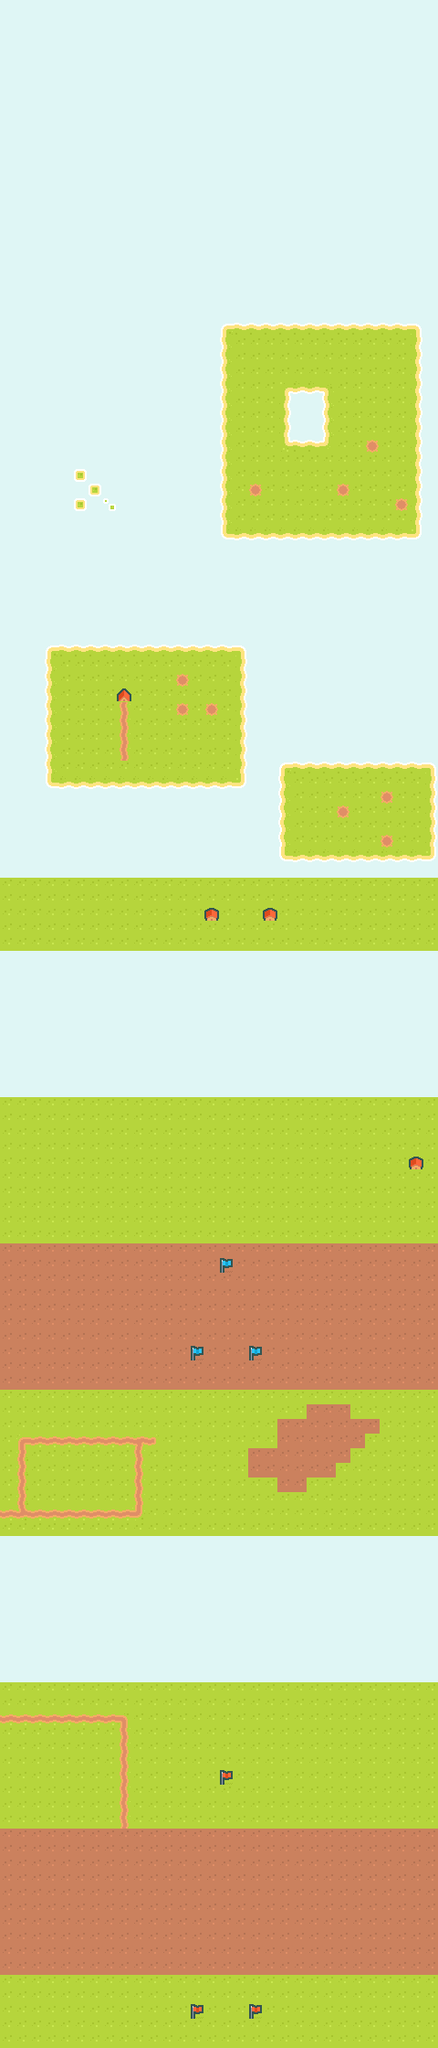

A 2D game scene composited from a Tiled map and its tileset images. What follows is a short description and the map's XML, with each tile layer's data collapsed to a summary:
An orthogonal 30x140 tile map with 16x16 px tiles, 1 tile layer (Background), 2 tilesets and 33 objects (25x enemy-airplane, 3x enemy-tank).

<map version="1.9" tiledversion="1.9.2" orientation="orthogonal" renderorder="right-down" width="30" height="140" tilewidth="16" tileheight="16" infinite="0" nextlayerid="4" nextobjectid="77">
 <tileset firstgid="1" source="tiles.tsx" />
 <tileset firstgid="121" source="airplanes.tsx" />
 <layer id="1" name="Background" width="30" height="140">
  <data>[4200 cells, 4200 non-empty, 31 distinct tile ids]</data>
 </layer>
 <objectgroup id="3" name="Ground Units">
  <object id="55" class="enemy-tank" gid="30" x="136" y="1984" width="16" height="16" rotation="-90">
   <properties>
    <property name="path" type="object" value="60" />
   </properties>
  </object>
  <object id="58" class="enemy-tank" gid="30" x="124" y="1240" width="16" height="16">
   <properties>
    <property name="speed" type="float" value="0" />
   </properties>
  </object>
  <object id="59" class="enemy-tank" gid="30" x="112" y="1568" width="16" height="16">
   <properties>
    <property name="path" type="object" value="61" />
   </properties>
  </object>
  <object id="60" x="136" y="1960">
   <polyline points="0,0 0,-72 -4,-80 -128,-80" />
  </object>
  <object id="61" x="104" y="1576">
   <polygon points="0,0 -80,0 -80,80 48,80 48,0" />
  </object>
 </objectgroup>
 <objectgroup id="2" name="Air Units">
  <object id="4" class="enemy-airplane" gid="142" x="120" y="1472" width="32" height="32" rotation="180" />
  <object id="18" class="enemy-airplane" gid="142" x="88" y="1440" width="32" height="32" rotation="180" />
  <object id="19" class="enemy-airplane" gid="142" x="52" y="1408" width="32" height="32" rotation="180" />
  <object id="22" class="enemy-airplane" gid="142" x="152" y="1816" width="32" height="32" rotation="180">
   <properties>
    <property name="path" type="object" value="29" />
   </properties>
  </object>
  <object id="25" class="enemy-airplane" gid="142" x="328" y="1748" width="32" height="32" rotation="180" />
  <object id="26" class="enemy-airplane" gid="142" x="364" y="1748" width="32" height="32" rotation="180" />
  <object id="27" class="enemy-airplane" gid="142" x="392" y="1520" width="32" height="32" rotation="220">
   <properties>
    <property name="speed" type="float" value="3" />
   </properties>
  </object>
  <object id="28" class="enemy-airplane" gid="142" x="-76" y="1156" width="32" height="32" rotation="90">
   <properties>
    <property name="path" type="object" value="33" />
    <property name="speed" type="float" value="1.5" />
   </properties>
  </object>
  <object id="45" class="enemy-airplane" gid="142" x="-36" y="1156" width="32" height="32" rotation="90">
   <properties>
    <property name="path" type="object" value="33" />
    <property name="speed" type="float" value="1.5" />
   </properties>
  </object>
  <object id="46" class="enemy-airplane" gid="142" x="4" y="1156" width="32" height="32" rotation="90">
   <properties>
    <property name="path" type="object" value="33" />
    <property name="speed" type="float" value="1.5" />
   </properties>
  </object>
  <object id="35" class="enemy-airplane" gid="142" x="-188" y="1156" width="32" height="32" rotation="90">
   <properties>
    <property name="path" type="object" value="33" />
    <property name="speed" type="float" value="1.5" />
   </properties>
  </object>
  <object id="38" class="enemy-airplane" gid="142" x="-152" y="1156" width="32" height="32" rotation="90">
   <properties>
    <property name="path" type="object" value="33" />
    <property name="speed" type="float" value="1.5" />
   </properties>
  </object>
  <object id="43" class="enemy-airplane" gid="142" x="-224" y="1156" width="32" height="32" rotation="90">
   <properties>
    <property name="path" type="object" value="33" />
    <property name="speed" type="float" value="1.5" />
   </properties>
  </object>
  <object id="36" class="enemy-airplane" gid="142" x="-112" y="1156" width="32" height="32" rotation="90">
   <properties>
    <property name="path" type="object" value="33" />
    <property name="speed" type="float" value="1.5" />
   </properties>
  </object>
  <object id="29" x="100" y="1896">
   <polyline points="0,0 12,60 24,84 41.9566,99.712 56,112 96,96 132,80 160,56 192,44 260,44 308,40" />
  </object>
  <object id="33" x="20" y="1164">
   <polyline points="0,0 404,0 412,4 424,12 436,24 436,52 436,100" />
  </object>
  <object id="47" class="enemy-airplane" gid="142" x="44" y="2056" width="32" height="32">
   <properties>
    <property name="path" type="object" value="48" />
   </properties>
  </object>
  <object id="48" x="56" y="2000">
   <polyline points="0,0 0,-148 264,-144 260,-4 16,0" />
  </object>
  <object id="64" class="enemy-airplane" gid="142" x="316" y="1272" width="32" height="32" rotation="180" />
  <object id="66" class="enemy-airplane" gid="142" x="352" y="1320" width="32" height="32" rotation="180" />
  <object id="69" class="enemy-airplane" gid="142" x="72" y="912" width="32" height="32" rotation="180" />
  <object id="70" class="enemy-airplane" gid="142" x="108" y="960" width="32" height="32" rotation="180" />
  <object id="71" class="enemy-airplane" gid="142" x="248" y="808" width="32" height="32" rotation="180" />
  <object id="72" class="enemy-airplane" gid="142" x="284" y="856" width="32" height="32" rotation="180" />
  <object id="73" class="enemy-airplane" gid="142" x="172" y="552" width="32" height="32" rotation="180" />
  <object id="74" class="enemy-airplane" gid="142" x="208" y="600" width="32" height="32" rotation="180" />
  <object id="75" class="enemy-airplane" gid="142" x="300" y="652" width="32" height="32" rotation="180" />
  <object id="76" class="enemy-airplane" gid="142" x="336" y="700" width="32" height="32" rotation="180" />
 </objectgroup>
</map>
